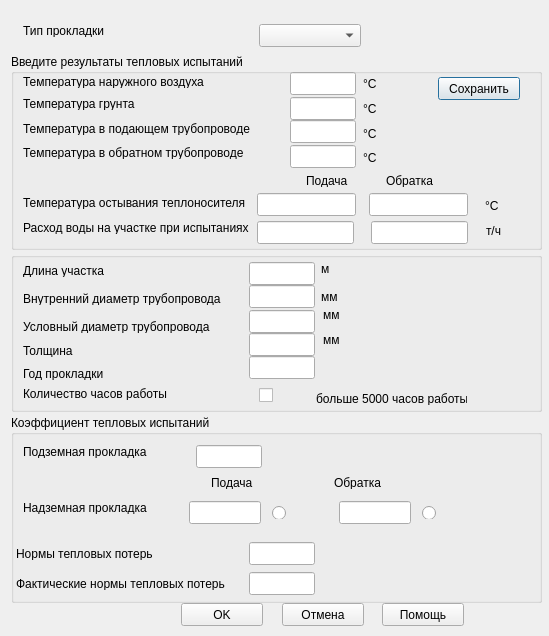
<?xml version="1.0" encoding="UTF-8"?><ui version="4.0"><class>KtiDialog</class>
<widget class="QDialog">
<property name="geometry">
    <rect>
     <x>0</x>
     <y>0</y>
     <width>549</width>
     <height>636</height>
    </rect>
   </property>
<property name="windowTitle"><string>Определение коэффициента тепловых испытаний</string></property>
<widget class="QGroupBox" name="group_Static1">
<property name="geometry">
    <rect>
     <x>11</x>
     <y>415</y>
     <width>531</width>
     <height>188</height>
    </rect>
   </property>
<property name="title"><string>Коэффициент тепловых испытаний</string></property>
</widget>
<widget class="QGroupBox" name="group_Static2">
<property name="geometry">
    <rect>
     <x>11</x>
     <y>54</y>
     <width>531</width>
     <height>196</height>
    </rect>
   </property>
<property name="title"><string>Введите результаты тепловых испытаний</string></property>
</widget>
<widget class="QGroupBox" name="group_Static3">
<property name="geometry">
    <rect>
     <x>11</x>
     <y>252</y>
     <width>531</width>
     <height>160</height>
    </rect>
   </property>
<property name="title"><string></string></property>
</widget>
<widget class="QComboBox" name="combo_Typ_pr">
<property name="geometry">
    <rect>
     <x>259</x>
     <y>24</y>
     <width>102</width>
     <height>23</height>
    </rect>
   </property>
</widget>
<widget class="QPushButton" name="push_Save">
<property name="geometry">
    <rect>
     <x>438</x>
     <y>77</y>
     <width>82</width>
     <height>23</height>
    </rect>
   </property>
<property name="text"><string>Сохранить</string></property>
</widget>
<widget class="QLineEdit" name="edit_Tn">
<property name="geometry">
    <rect>
     <x>290</x>
     <y>72</y>
     <width>66</width>
     <height>23</height>
    </rect>
   </property>
</widget>
<widget class="QLineEdit" name="edit_Tg">
<property name="geometry">
    <rect>
     <x>290</x>
     <y>97</y>
     <width>66</width>
     <height>23</height>
    </rect>
   </property>
</widget>
<widget class="QLineEdit" name="edit_T1">
<property name="geometry">
    <rect>
     <x>290</x>
     <y>120</y>
     <width>66</width>
     <height>23</height>
    </rect>
   </property>
</widget>
<widget class="QLineEdit" name="edit_T2">
<property name="geometry">
    <rect>
     <x>290</x>
     <y>145</y>
     <width>66</width>
     <height>23</height>
    </rect>
   </property>
</widget>
<widget class="QLineEdit" name="edit_Dt">
<property name="geometry">
    <rect>
     <x>257</x>
     <y>193</y>
     <width>99</width>
     <height>23</height>
    </rect>
   </property>
</widget>
<widget class="QLineEdit" name="edit_Dt2">
<property name="geometry">
    <rect>
     <x>369</x>
     <y>193</y>
     <width>99</width>
     <height>23</height>
    </rect>
   </property>
</widget>
<widget class="QLineEdit" name="edit_Ras">
<property name="geometry">
    <rect>
     <x>257</x>
     <y>221</y>
     <width>97</width>
     <height>23</height>
    </rect>
   </property>
</widget>
<widget class="QLineEdit" name="edit_Ras2">
<property name="geometry">
    <rect>
     <x>371</x>
     <y>221</y>
     <width>97</width>
     <height>23</height>
    </rect>
   </property>
</widget>
<widget class="QLineEdit" name="edit_Len">
<property name="geometry">
    <rect>
     <x>249</x>
     <y>262</y>
     <width>66</width>
     <height>23</height>
    </rect>
   </property>
</widget>
<widget class="QLineEdit" name="edit_Diametr">
<property name="geometry">
    <rect>
     <x>249</x>
     <y>285</y>
     <width>66</width>
     <height>23</height>
    </rect>
   </property>
</widget>
<widget class="QLineEdit" name="edit_Diametr_usl">
<property name="geometry">
    <rect>
     <x>249</x>
     <y>310</y>
     <width>66</width>
     <height>23</height>
    </rect>
   </property>
</widget>
<widget class="QLineEdit" name="edit_Tol">
<property name="geometry">
    <rect>
     <x>249</x>
     <y>333</y>
     <width>66</width>
     <height>23</height>
    </rect>
   </property>
</widget>
<widget class="QLineEdit" name="edit_Dateend">
<property name="geometry">
    <rect>
     <x>249</x>
     <y>356</y>
     <width>66</width>
     <height>23</height>
    </rect>
   </property>
</widget>
<widget class="QCheckBox" name="check_Kolwork">
<property name="geometry">
    <rect>
     <x>259</x>
     <y>387</y>
     <width>21</width>
     <height>16</height>
    </rect>
   </property>
<property name="text"><string></string></property>
</widget>
<widget class="QLabel" name="label_Static4">
<property name="geometry">
    <rect>
     <x>316</x>
     <y>392</y>
     <width>151</width>
     <height>13</height>
    </rect>
   </property>
<property name="text"><string>больше 5000 часов работы</string></property>
</widget>
<widget class="QLineEdit" name="edit_Kti">
<property name="geometry">
    <rect>
     <x>196</x>
     <y>445</y>
     <width>66</width>
     <height>23</height>
    </rect>
   </property>
</widget>
<widget class="QLineEdit" name="edit_Kti1">
<property name="geometry">
    <rect>
     <x>189</x>
     <y>501</y>
     <width>72</width>
     <height>23</height>
    </rect>
   </property>
</widget>
<widget class="QRadioButton" name="radio_Radio1">
<property name="geometry">
    <rect>
     <x>272</x>
     <y>506</y>
     <width>26</width>
     <height>13</height>
    </rect>
   </property>
<property name="text"><string></string></property>
<attribute name="buttonGroup">
<string notr="true">bg_Radio1</string>
</attribute>
</widget>
<widget class="QLineEdit" name="edit_Kti2">
<property name="geometry">
    <rect>
     <x>339</x>
     <y>501</y>
     <width>72</width>
     <height>23</height>
    </rect>
   </property>
</widget>
<widget class="QRadioButton" name="radio_Radio2">
<property name="geometry">
    <rect>
     <x>422</x>
     <y>506</y>
     <width>26</width>
     <height>13</height>
    </rect>
   </property>
<property name="text"><string></string></property>
<attribute name="buttonGroup">
<string notr="true">bg_Radio1</string>
</attribute>
</widget>
<widget class="QLineEdit" name="edit_Tpn">
<property name="geometry">
    <rect>
     <x>249</x>
     <y>542</y>
     <width>66</width>
     <height>23</height>
    </rect>
   </property>
</widget>
<widget class="QLineEdit" name="edit_Tpf">
<property name="geometry">
    <rect>
     <x>249</x>
     <y>572</y>
     <width>66</width>
     <height>23</height>
    </rect>
   </property>
</widget>
<widget class="QPushButton" name="push_Ok">
<property name="geometry">
    <rect>
     <x>181</x>
     <y>603</y>
     <width>82</width>
     <height>23</height>
    </rect>
   </property>
<property name="text"><string>OK</string></property>
</widget>
<widget class="QPushButton" name="push_Cancel">
<property name="geometry">
    <rect>
     <x>282</x>
     <y>603</y>
     <width>82</width>
     <height>23</height>
    </rect>
   </property>
<property name="text"><string>Отмена</string></property>
</widget>
<widget class="QLabel" name="label_Static5">
<property name="geometry">
    <rect>
     <x>23</x>
     <y>196</y>
     <width>226</width>
     <height>13</height>
    </rect>
   </property>
<property name="text"><string>Температура остывания теплоносителя</string></property>
</widget>
<widget class="QLabel" name="label_Static6">
<property name="geometry">
    <rect>
     <x>23</x>
     <y>221</y>
     <width>227</width>
     <height>13</height>
    </rect>
   </property>
<property name="text"><string>Расход воды на участке при испытаниях</string></property>
</widget>
<widget class="QLabel" name="label_Static7">
<property name="geometry">
    <rect>
     <x>23</x>
     <y>264</y>
     <width>84</width>
     <height>13</height>
    </rect>
   </property>
<property name="text"><string>Длина участка</string></property>
</widget>
<widget class="QLabel" name="label_Static8">
<property name="geometry">
    <rect>
     <x>23</x>
     <y>292</y>
     <width>198</width>
     <height>13</height>
    </rect>
   </property>
<property name="text"><string>Внутренний диаметр трубопровода</string></property>
</widget>
<widget class="QLabel" name="label_Static9">
<property name="geometry">
    <rect>
     <x>485</x>
     <y>199</y>
     <width>47</width>
     <height>13</height>
    </rect>
   </property>
<property name="text"><string>°C</string></property>
</widget>
<widget class="QLabel" name="label_Static10">
<property name="geometry">
    <rect>
     <x>486</x>
     <y>224</y>
     <width>18</width>
     <height>13</height>
    </rect>
   </property>
<property name="text"><string>т/ч</string></property>
</widget>
<widget class="QLabel" name="label_Static11">
<property name="geometry">
    <rect>
     <x>321</x>
     <y>262</y>
     <width>13</width>
     <height>13</height>
    </rect>
   </property>
<property name="text"><string>м</string></property>
</widget>
<widget class="QLabel" name="label_Static12">
<property name="geometry">
    <rect>
     <x>321</x>
     <y>290</y>
     <width>19</width>
     <height>13</height>
    </rect>
   </property>
<property name="text"><string>мм</string></property>
</widget>
<widget class="QLabel" name="label_Static13">
<property name="geometry">
    <rect>
     <x>23</x>
     <y>501</y>
     <width>128</width>
     <height>13</height>
    </rect>
   </property>
<property name="text"><string>Надземная прокладка</string></property>
</widget>
<widget class="QLabel" name="label_Static14">
<property name="geometry">
    <rect>
     <x>23</x>
     <y>320</y>
     <width>189</width>
     <height>13</height>
    </rect>
   </property>
<property name="text"><string>Условный диаметр трубопровода</string></property>
</widget>
<widget class="QLabel" name="label_Static15">
<property name="geometry">
    <rect>
     <x>323</x>
     <y>308</y>
     <width>19</width>
     <height>13</height>
    </rect>
   </property>
<property name="text"><string>мм</string></property>
</widget>
<widget class="QLabel" name="label_Static16">
<property name="geometry">
    <rect>
     <x>23</x>
     <y>344</y>
     <width>52</width>
     <height>13</height>
    </rect>
   </property>
<property name="text"><string>Толщина</string></property>
</widget>
<widget class="QLabel" name="label_Static17">
<property name="geometry">
    <rect>
     <x>323</x>
     <y>333</y>
     <width>19</width>
     <height>13</height>
    </rect>
   </property>
<property name="text"><string>мм</string></property>
</widget>
<widget class="QLabel" name="label_Static18">
<property name="geometry">
    <rect>
     <x>23</x>
     <y>367</y>
     <width>84</width>
     <height>13</height>
    </rect>
   </property>
<property name="text"><string>Год прокладки</string></property>
</widget>
<widget class="QLabel" name="label_Static19">
<property name="geometry">
    <rect>
     <x>23</x>
     <y>24</y>
     <width>85</width>
     <height>13</height>
    </rect>
   </property>
<property name="text"><string>Тип прокладки</string></property>
</widget>
<widget class="QLabel" name="label_Static20">
<property name="geometry">
    <rect>
     <x>23</x>
     <y>387</y>
     <width>145</width>
     <height>13</height>
    </rect>
   </property>
<property name="text"><string>Количество часов работы</string></property>
</widget>
<widget class="QLabel" name="label_Static21">
<property name="geometry">
    <rect>
     <x>23</x>
     <y>122</y>
     <width>229</width>
     <height>13</height>
    </rect>
   </property>
<property name="text"><string>Температура в подающем трубопроводе</string></property>
</widget>
<widget class="QLabel" name="label_Static22">
<property name="geometry">
    <rect>
     <x>23</x>
     <y>146</y>
     <width>222</width>
     <height>13</height>
    </rect>
   </property>
<property name="text"><string>Температура в обратном трубопроводе</string></property>
</widget>
<widget class="QLabel" name="label_Static23">
<property name="geometry">
    <rect>
     <x>23</x>
     <y>75</y>
     <width>184</width>
     <height>13</height>
    </rect>
   </property>
<property name="text"><string>Температура наружного воздуха</string></property>
</widget>
<widget class="QLabel" name="label_Static24">
<property name="geometry">
    <rect>
     <x>23</x>
     <y>97</y>
     <width>115</width>
     <height>13</height>
    </rect>
   </property>
<property name="text"><string>Температура грунта</string></property>
</widget>
<widget class="QLabel" name="label_Static25">
<property name="geometry">
    <rect>
     <x>363</x>
     <y>127</y>
     <width>42</width>
     <height>13</height>
    </rect>
   </property>
<property name="text"><string>°C</string></property>
</widget>
<widget class="QLabel" name="label_Static26">
<property name="geometry">
    <rect>
     <x>363</x>
     <y>151</y>
     <width>42</width>
     <height>13</height>
    </rect>
   </property>
<property name="text"><string>°C</string></property>
</widget>
<widget class="QLabel" name="label_Static27">
<property name="geometry">
    <rect>
     <x>363</x>
     <y>77</y>
     <width>42</width>
     <height>13</height>
    </rect>
   </property>
<property name="text"><string>°C</string></property>
</widget>
<widget class="QLabel" name="label_Static28">
<property name="geometry">
    <rect>
     <x>363</x>
     <y>102</y>
     <width>42</width>
     <height>13</height>
    </rect>
   </property>
<property name="text"><string>°C</string></property>
</widget>
<widget class="QLabel" name="label_Static29">
<property name="geometry">
    <rect>
     <x>306</x>
     <y>174</y>
     <width>42</width>
     <height>13</height>
    </rect>
   </property>
<property name="text"><string>Подача</string></property>
</widget>
<widget class="QLabel" name="label_Static30">
<property name="geometry">
    <rect>
     <x>386</x>
     <y>174</y>
     <width>49</width>
     <height>13</height>
    </rect>
   </property>
<property name="text"><string>Обратка</string></property>
</widget>
<widget class="QLabel" name="label_Static31">
<property name="geometry">
    <rect>
     <x>211</x>
     <y>476</y>
     <width>42</width>
     <height>13</height>
    </rect>
   </property>
<property name="text"><string>Подача</string></property>
</widget>
<widget class="QLabel" name="label_Static32">
<property name="geometry">
    <rect>
     <x>334</x>
     <y>476</y>
     <width>49</width>
     <height>13</height>
    </rect>
   </property>
<property name="text"><string>Обратка</string></property>
</widget>
<widget class="QLabel" name="label_Static33">
<property name="geometry">
    <rect>
     <x>23</x>
     <y>445</y>
     <width>128</width>
     <height>13</height>
    </rect>
   </property>
<property name="text"><string>Подземная прокладка</string></property>
</widget>
<widget class="QLabel" name="label_Static34">
<property name="geometry">
    <rect>
     <x>16</x>
     <y>547</y>
     <width>138</width>
     <height>13</height>
    </rect>
   </property>
<property name="text"><string>Нормы тепловых потерь</string></property>
</widget>
<widget class="QLabel" name="label_Static35">
<property name="geometry">
    <rect>
     <x>16</x>
     <y>577</y>
     <width>216</width>
     <height>13</height>
    </rect>
   </property>
<property name="text"><string>Фактические нормы тепловых потерь</string></property>
</widget>
<widget class="QPushButton" name="push__help">
<property name="geometry">
    <rect>
     <x>382</x>
     <y>603</y>
     <width>82</width>
     <height>23</height>
    </rect>
   </property>
<property name="text"><string>Помощь</string></property>
</widget>
</widget>
<buttongroups>
<buttongroup name="bg_Radio1"/>
</buttongroups>
</ui>
